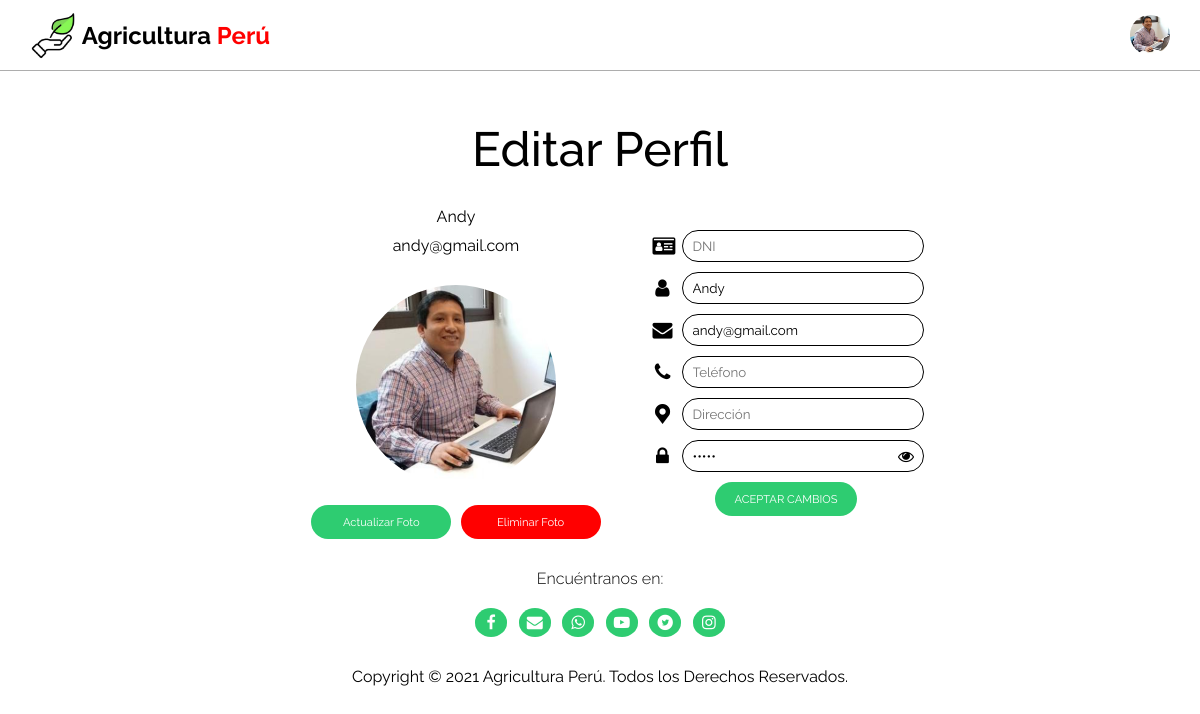
The app's page /editar-perfil.php?id=3 with its own data.
### tables this page shows
CREATE TABLE `datos` (
  `id` int(100) NOT NULL,
  `foto` varchar(200) NOT NULL,
  `name` varchar(200) NOT NULL,
  `email` varchar(200) NOT NULL,
  `telefono` varchar(200) NOT NULL,
  `direccion` varchar(200) NOT NULL,
  `dni` varchar(200) NOT NULL,
  `password` varchar(200) NOT NULL,
  `conf_password` varchar(200) NOT NULL
);

### editar-perfil.php (the view, shortened to what this page needs)
<?php
    include 'database.php';
    $idCliente = $_GET['id'];
        $foto = "";
        $classRemove = 'notBlock';
        $clientes = "SELECT * FROM datos WHERE id = '$idCliente'";
        $datos_cliente = mysqli_query($conexion, $clientes);
?>
<!DOCTYPE html>
<html lang="es">
<head>
    <link rel="stylesheet" href="assets/css/general.css">
    <link rel="stylesheet" href="assets/css/editar-perfil.css?2.8">
    <link rel="stylesheet" href="assets/css/icons.css?1.2">
</head>
<body>
    <?php while($fila_cliente = mysqli_fetch_array($datos_cliente)){
    if($datos_usuario['foto'] != "foto_perfil.png"){
    $classRemove = "";
    $foto = '<img class="img" id="img" src="'.$fila_cliente['foto'].'" alt="Foto de Perfil">';
    }
    ?>
    <nav class="menu">
        <div class="contenedor">
            <ul class="seccion-a clasic">
                <a href="index.html" class="clasic">
                    <img src="assets/img/0001.png" alt="Logotipo de Agricultura Perú">
                    <h1>Agricultura <span>Perú</span></h1>
                </a>
            </ul>
            <ul class="seccion-b clasic">
                <img id="btnmenu" src="<?php echo $fila_cliente['foto'] ?>" alt="Foto de Usuario">
            </ul>
        </div>
    </nav>
    <h1 class="title special">Editar Perfil</h1>
    <section class="contenedor formulario">
        <form action="proceso_editar.php" method="post" class="formulario" enctype="multipart/form-data">
            <div class="container-perfil">
                <div class="containerFoto">
                    <h1 class="datos_perfil"><?php echo $fila_cliente['name'] ?></h1>
                    <h1 class="datos_perfil"><?php echo $fila_cliente['email'] ?></h1>
                    <label class="foto" for="foto"><h3 id="texto" class="texto"></h3><?php echo $foto; ?></label>
                    <div class="upimg">
                        <div required onclick="document.getElementById('foto').click()">Actualizar Foto</div>
                        <span class="borrarFoto <?php echo $classRemove; ?>"><p>Eliminar Foto</p></span>
                    </div>
                </div>
            </div>
            <section class="datos">
                <div class="box">
                    <div>
                        <label for="dni" class="icon-id-card"></label>
                        <input id="dni" type="text" class="input" name="dni" placeholder="DNI" value="">
                    </div>
                    <div>
                        <label for="name" class="icon-user"></label>
                        <input id="name" type="text" class="input" name="name" placeholder="Nombres y Apellidos" value="<?php echo $fila_cliente['name'];?>">
                    </div>
                    <div>
                        <label for="email" class="icon-mail-alt"></label>
                        <input id="email" type="text" class="input" name="email" placeholder="Email" value="<?php echo $fila_cliente['email'];?>">
                    </div>
                    <div>
                        <label for="telefono" class="icon-phone"></label>
                        <input id="telefono" type="text" class="input" name="telefono" placeholder="Teléfono" value="">
                    </div>
                    <div>
                        <label for="direccion" class="icon-location-1"></label>
                        <input id="direccion" type="text" class="input" name="direccion" placeholder="Dirección" value="">
                    </div>
                    <div>
                        <label for="password" class="icon-lock-1"></label>
                        <input id="password" type="password" class="input" name="password" placeholder="Password" value="<?php echo $fila_cliente['password'];?>">
                        <span id="eye" class="icon-eye"></span>
                    </div>
                    <?php } ?>
                    <input type="submit" value="Aceptar cambios" class="btn-aceptar">
                </div>
            </section>
        </form>
    </section>
    <h3 class="text-social">Encuéntranos en:</h3>
    <div class="social-net contenedor">
        <span><a href="" class="icon-facebook"></a></span>
        <span><a href="" class="icon-mail-alt"></a></span>
        <span><a href="" class="icon-wspt"></a></span>
        <span><a href="" class="icon-youtube-play"></a></span>
        <span><a href="" class="icon-twitter"></a></span>
        <span><a href="" class="icon-instagram"></a></span>
    </div>
    <footer class="contenedor">
        <h1>Copyright © 2021 Agricultura Perú. Todos los Derechos Reservados.</h1>
    </footer>
</body>
</html>

### assets/css/general.css (style rules this page uses)
* { margin: 0; padding: 0; font-family: 'Oswald', sans-serif; font-family: 'Raleway', sans-serif; }
:root { --primario:#2ecc71; }
a { text-decoration: none; color: #000; }
.contenedor { width: 95%; max-width: 1500px; margin: auto; height: 100%; display: flex; align-items: center; justify-content: center; }
.clasic { display: flex; align-items: center; justify-content: center; }
.menu { width: 100%; height: 70px; border-bottom: 1px solid #adadad; }
.menu .contenedor .seccion-a { width: 240px; }
.menu .contenedor .seccion-a a { justify-content: space-between; height: 100%; width: 100%; }
.menu .contenedor .seccion-a a h1 span { color: #ff0000; transition: .3s; }
.menu .contenedor .seccion-a a img { width: 50px; }
.menu .contenedor .seccion-b { width: calc(100% - 240px); justify-content: flex-end; }
.menu .contenedor .seccion-b img { width: 40px; height: 25px; object-fit: cover; border-radius: 20px; }
.title { text-align: center; font-weight: 500; font-size: 3rem; margin-top: 50px; margin-bottom: 50px; }
.special { margin-bottom: 30px; }
.text-social { text-align: center; font-weight: 300; margin-top: 30px; font-size: 1rem; }
.social-net { margin-top: 20px; width: 250px; margin-bottom: 30px; justify-content: space-between; }
.social-net span { background-color: var(--primario); border-radius: 50%; padding: 5px; transition: .3s; }
.social-net span a { color: #fff; font-size: 1rem; }
footer h1 { font-size: 1rem; font-weight: 400; margin-bottom: 10px; }

### assets/css/editar-perfil.css (style rules this page uses)
.menu .contenedor .seccion-b { display: flex; align-items: center; justify-content: flex-end; }
.menu .contenedor .seccion-b img { width: 40px; height: 40px; object-fit: cover; border-radius: 50%; cursor: pointer; }
.formulario { display: flex; align-items: center; justify-content: center; }
.formulario .container-perfil { width: 60%; height: 100%; }
.formulario .container-perfil .containerFoto { width: 90%; margin: auto; }
.formulario .container-perfil .containerFoto h1 { text-align: center; font-weight: 400; font-size: 1rem; margin-bottom: 10px; }
#img { height: 200px; width: 200px; object-fit: cover; border-radius: 50%; cursor: pointer; margin: auto; display: flex; margin-top: 30px; }
.formulario .container-perfil .containerFoto .upimg { align-items: center; justify-content: space-between; display: flex; width: 100%; margin-top: 20px; }
.formulario .container-perfil .containerFoto .upimg div { background-color: var(--primario); padding: 10px 20px; border: none; border-radius: 20px; transition: .3s; font-size: .7rem; color: #fff; display: flex; margin: auto; cursor: pointer; transition: .3s; width: 100px; align-items: center; justify-content: center; }
.formulario .container-perfil .containerFoto .upimg span { background-color: #ff0000; padding: 10px 20px; border: none; border-radius: 20px; transition: .3s; font-size: .7rem; color: #fff; display: flex; margin: auto; cursor: pointer; width: 100px; transition: .3s; align-items: center; justify-content: center; }
.formulario .datos { width: 40%; align-items: center; justify-content: center; display: flex; margin-left: 40px; }
.formulario .datos .box { width: 300px; display: grid; }
.formulario .datos .box div { margin-bottom: 10px; align-items: center; justify-content: center; display: flex; }
.formulario .datos .box div label { font-size: 20px; margin-right: 5px; }
.formulario .datos .box div .input { height: 30px; width: 200px; border-radius: 20px; border: 1px solid #000; padding-left: 10px; padding-right: 30px; }
#eye { position: absolute; margin-left: 240px; cursor: pointer; }
.formulario .datos .box .btn-aceptar { text-transform: uppercase; background-color: var(--primario); padding: 10px 20px; border: none; border-radius: 20px; transition: .3s; font-size: .7rem; color: #fff; display: flex; margin: auto; cursor: pointer; transition: .3s; }

### records on screen
datos: foto (picture), name "Andy", email "andy@gmail.com"
